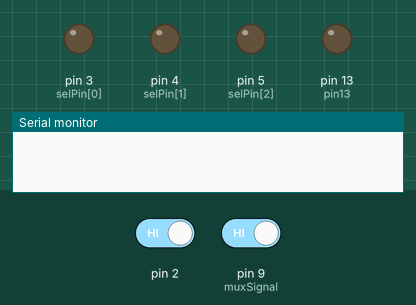
Recording of a sketch running on a simulated Arduino Leonardo, built with avr-gcc and run on an emulated ATmega32U4. Shown: output pins drawn as LEDs (lit = HIGH), the last lines printed to the serial monitor. Dashed ring = blinking. The test bench sets the inputs (shaded band); at power-on: pin 2 HIGH, pin 9 (muxSignal) HIGH.

Above: at 1.2 s.
1.3 s: pin 2 driven LOW
At 2.5 s:
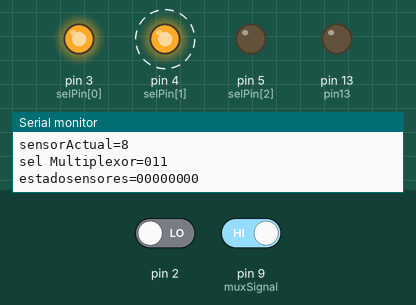
2.8 s: pin 9 (muxSignal) driven LOW
At 3.3 s:
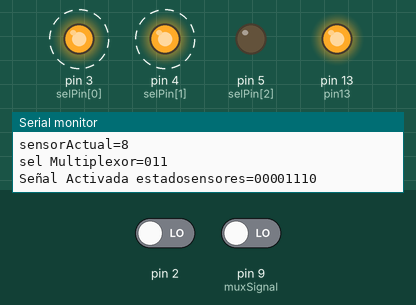
5.8 s: pin 9 (muxSignal) driven HIGH
At 7.0 s:
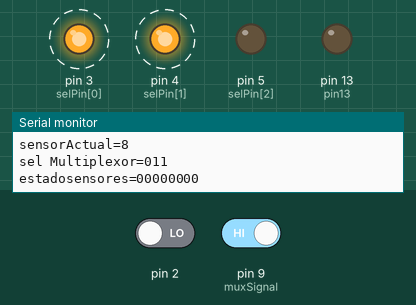
Timing chart, 0 to 13.5 s (numbered marks = the images above; inputs shaded):
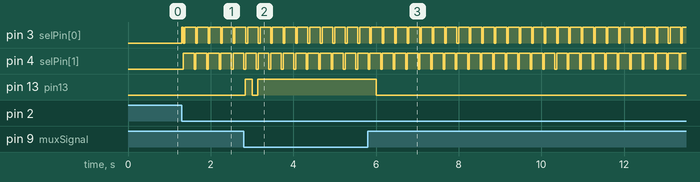

The sketch:

multiplexer_andGate.ino
```cpp
#define MDEBUG 1

#ifdef MDEBUG
  #define MDEBUG_PRINT(x)        Serial.print (x)
  #define MDEBUG_PRINTDEC(x)     Serial.print (x, DEC)
  #define MDEBUG_PRINTLN(x)      Serial.println (x)
#else
  #define MDEBUG_PRINT(x)
  #define MDEBUG_PRINTDEC(x)
  #define MDEBUG_PRINTLN(x)
#endif


int selPin[] = { 3, 4, 5 }; // select pins on 4051 (analog A0, A1, A2)
byte estadoSensor=0;
int muxSignal = 9;           // arduino pin attached to multiplexer output/input pin
int pin13=13;


volatile byte estadoSensores=0;
volatile long lastDebounceTime = 0;   // the last time the interrupt was triggered
#define debounceDelay 300    // the debounce time in ms; decrease if quick button presses are ignored, increase

                             //if you get noise (multipule button clicks detected by the code when you only pressed it once)
// Leonardo pin                  	3	2	0	1	7
// nro de interrupcion                int0    int1    int2    int3    int4
//enum nroInterrupcion {int2,int3,int1,int0}
#define int1 1//digital pin 2, interrupt 1


void setup(){
  Serial.begin(9600);  // serial comms for troubleshooting (always)
  // declare signal multiplexer as output:
  pinMode(muxSignal, INPUT);
  pinMode(pin13, OUTPUT);

  // setting multiplexer control pins
  for(int pin = 0; pin < 3; pin++){ // setup select pins
    pinMode(selPin[pin], OUTPUT);
  }

  // put your setup code here, to run once:
  attachInterrupt(int1,alarmaActivada, LOW);
  interrupts();
}

void alarmaActivada() //triggers when the switch is pressed. each time you press the switch,
{                //there are hundreds of little tiny conenctions as you press it down, so the delay filters those out.

  if ((millis() - lastDebounceTime) > debounceDelay) //if current time minus the last trigger time is greater than
  {                                                  //the delay (debounce) time, button is completley closed.
    lastDebounceTime = millis();
    //scanear sensores 1,2 y 3
    scanSensor(1,3);
   }
}

//scanea sensores, partiendo desde 0 hasta 7

void scanSensor(int nroSensorIni, int nroSensorFin){
  // sensor 0 => 0000 0001
  // sensor 7 => 1000 0000
  estadoSensores=0;

  byte sensorActual=1; // setting scan  to sensor 0
  //if (nroSensorIni>0)    sensorActual=sensorActual <<nroSensorIni;
  // for (int i=0 ; i<nroSensorIni; i++) sensorActual=sensorActual <<i; // si el comienzo es mayor a 1

  for(byte pin = nroSensorIni; pin < nroSensorFin +1; pin++)
    { // setup select pins
    //  delayMicroseconds(10050);
     sensorActual=1; // setting scan to sensor 0
     sensorActual=sensorActual<<pin;

    #ifdef MDEBUG
      sei();
     #endif

    // control de multiplexer
    //enviar 1 o 0 depende del valor del bit en c/u de las posiciones
    //digitalWrite(  selPin[0],bitRead(pin,1));
    //digitalWrite(  selPin[1],bitRead(pin,2));
    //digitalWrite(  selPin[2],bitRead(pin,3));

     digitalWrite(selPin[0], pin & 1);
     digitalWrite(selPin[1], pin & 2);
     digitalWrite(selPin[2], pin & 4);


    // salida selPin[2], selPin[1], selPin[0], que son A2,A1,A0
      MDEBUG_PRINT("sensorActual=");MDEBUG_PRINTLN(sensorActual);
      MDEBUG_PRINT("sel Multiplexor=");MDEBUG_PRINT((pin&4)? "1":"0");MDEBUG_PRINT((pin&2)? "1":"0");MDEBUG_PRINT((pin&1)? "1":"0");MDEBUG_PRINTLN();

    if (digitalRead(muxSignal)==LOW)
     {
        MDEBUG_PRINT("Señal Activada ");
       estadoSensores= sensorActual | estadoSensores; //almacena el estado del sensor actual byte sensores
         digitalWrite(pin13,HIGH);
      }


    //Imprimir estasensores
    MDEBUG_PRINT("estadosensores=");MDEBUG_PRINT((estadoSensores&128)? "1":"0");MDEBUG_PRINT((estadoSensores&64)? "1":"0");MDEBUG_PRINT((estadoSensores&32)? "1":"0");
    MDEBUG_PRINT((estadoSensores&16)? "1":"0");MDEBUG_PRINT((estadoSensores&8)? "1":"0");MDEBUG_PRINT((estadoSensores&4)? "1":"0");MDEBUG_PRINT((estadoSensores&2)? "1":"0");
    MDEBUG_PRINT((estadoSensores&1)? "1":"0");MDEBUG_PRINTLN();
    #ifdef MDEBUG
       cli();
    #endif

    }

}
void loop(){

 delay(3000);
 digitalWrite(pin13,LOW);
}

//Basurero

//digitalWrite(  selPin[0],bitRead(pin,0));
    //digitalWrite(  selPin[1],bitRead(pin,1));
    //digitalWrite(  selPin[2],bitRead(pin,2));
```

Measured:
- after the input at 1.3 s, pin 3 (selPin[0]): LOW → HIGH at once, then repeats every 0.30 s: LOW 0.04 s, HIGH 0.26 s; pin 4 (selPin[1]): alternates HIGH for 0.26 s and LOW for 0.04 s, starting at once
- after the input at 2.8 s, pin 13 (pin13): LOW → HIGH at once, → LOW 0.17 s later, → HIGH 0.13 s later
- after the input at 5.8 s, pin 13 (pin13): goes on until 6.0 s, then stays LOW
